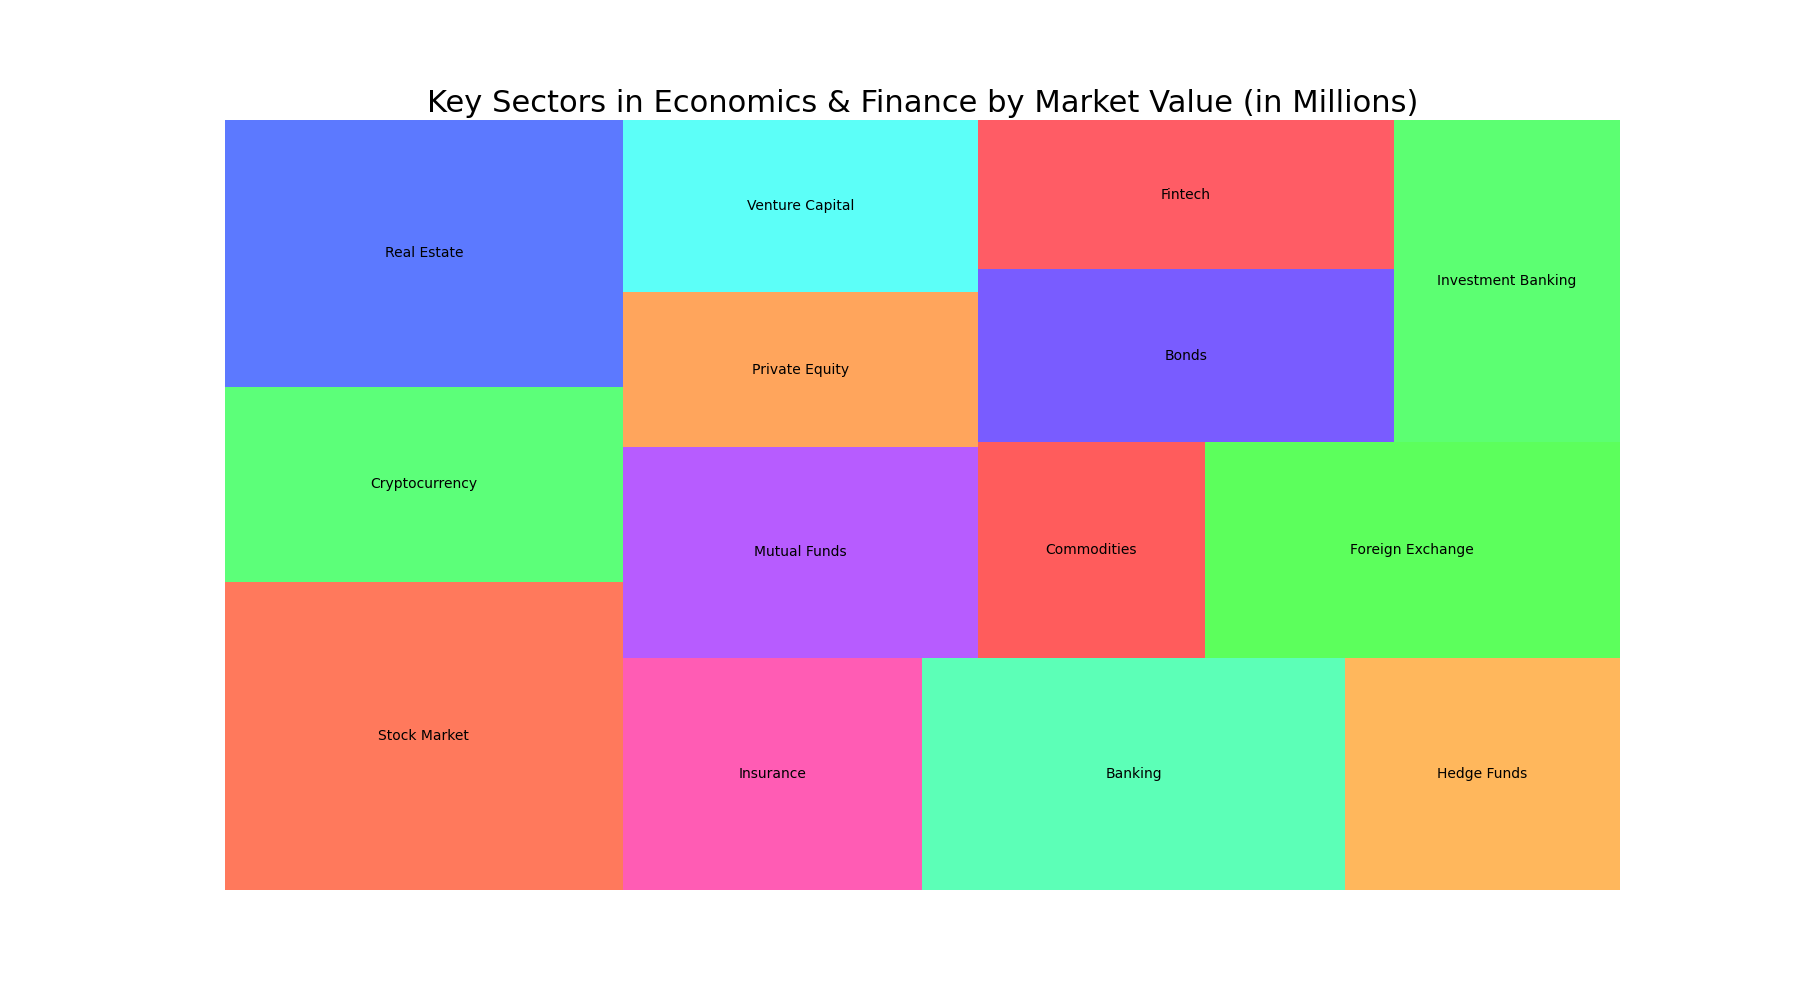

Write the Python code that produced this figure.

import matplotlib.pyplot as plt
import pandas as pd
import squarify

# Define the data
data = {
    'Category': [
        'Stock Market', 'Cryptocurrency', 'Real Estate', 'Insurance', 
        'Banking', 'Hedge Funds', 'Mutual Funds', 'Private Equity', 
        'Venture Capital', 'Commodities', 'Foreign Exchange', 'Bonds', 
        'Fintech', 'Investment Banking'
    ],
    'Value': [
        1500, 950, 1300, 850, 1200, 780, 920, 670, 750, 600, 1100, 880, 760, 890
    ]
}

# Create a DataFrame
df = pd.DataFrame(data)

# Create a color palette
colors = [
    '#FF5733', '#33FF57', '#3357FF', '#FF33A1', '#33FFA5', '#FFA533', 
    '#A533FF', '#FF8F33', '#33FFF7', '#FF3333', '#33FF33', '#5733FF', 
    '#FF333F', '#33FF4F'
]

# Define size of the figure
plt.figure(figsize=(18, 10))

# Plot the treemap with the specified colors and data
squarify.plot(sizes=df['Value'], label=df['Category'], color=colors, alpha=0.8)

plt.title('Key Sectors in Economics & Finance by Market Value (in Millions)', fontsize=22)
plt.axis('off')
plt.show()
